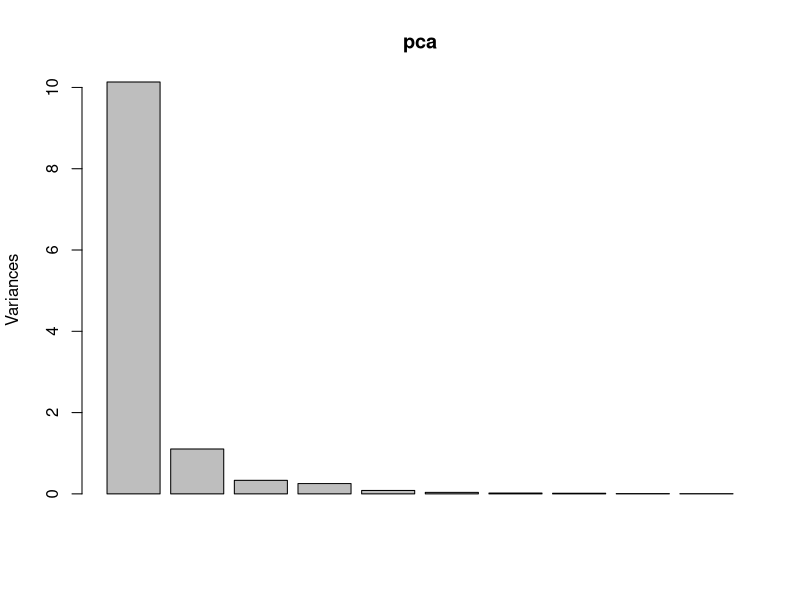
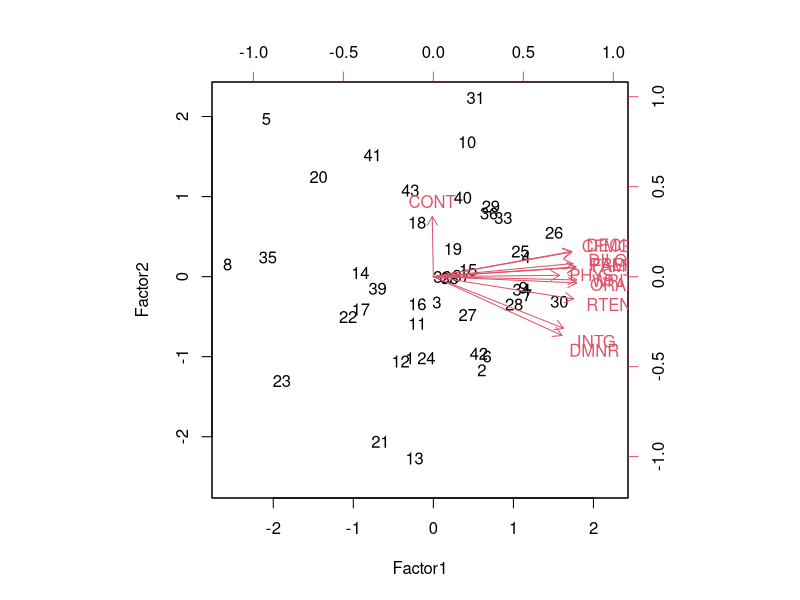
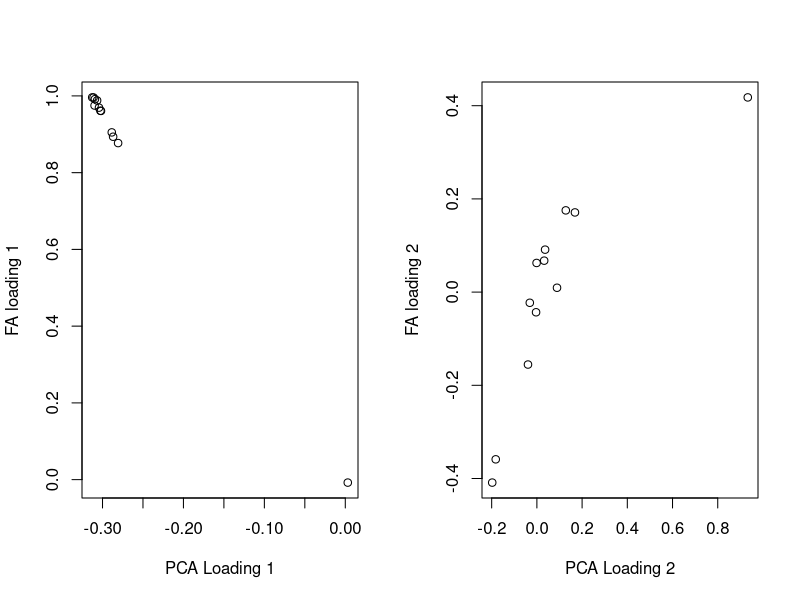
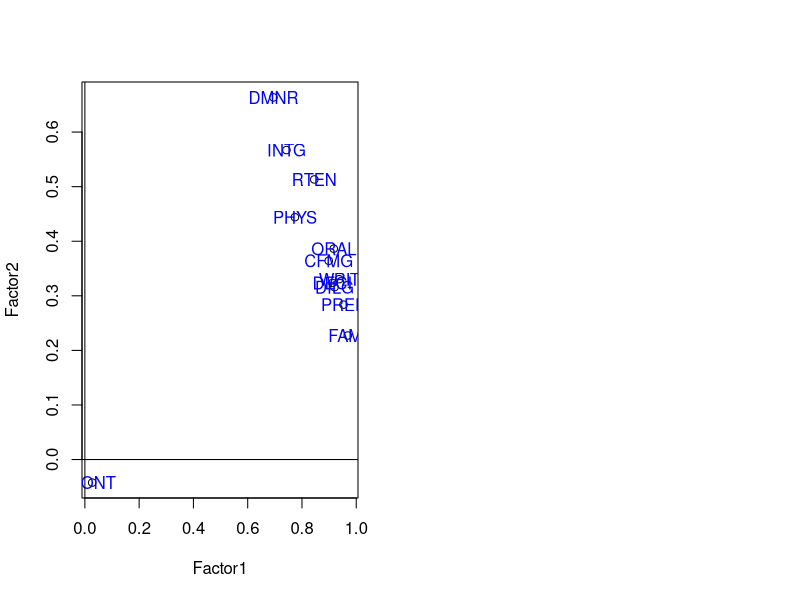

These figures' R source, in order:
## ---- chunk 1
knitr::opts_chunk$set(echo = TRUE)
## ---- chunk 2
# Read in the data
dataset <- read.csv("USJudgeRatings.csv")
## ---- chunk 3
# Standardise the ratings
dataset_std <- data.frame(scale(dataset[,-1]))
## ---- chunk 4
# Perform Pricipal Component Analysis on the standardised dataset
pca <- prcomp(dataset_std)
# Use the scree plot
screeplot(pca)
## ---- chunk 5
# Get the percentage of variance explained by each component
summary(pca)
## ---- chunk 6
pca$rotation[, 1:2]
## ---- chunk 7
# Apply weights to INTG and DMNR
dataset_weighed <- dataset_std
dataset_weighed$INTG <- dataset_std$INTG * 5
dataset_weighed$DMNR <- dataset_std$DMNR * 5

# Run the principal component analysis on the weighed dataset
pca1 <- prcomp(dataset_weighed)
summary(pca1)
pca1$rotation[, 1:3]
## ---- chunk 8
factor3 <- factanal(dataset_std, factors = 3, scores = "regression", 
                    rotation = "none", control=list(nstart=100))
factor3
factor4 <- factanal(dataset_std, factors = 4, scores = "regression", 
                    rotation = "none")
factor4
## ---- chunk 9
biplot(factor3$scores, factor3$loadings)
## ---- chunk 10
factor3$correlation
## ---- chunk 11
# Comparison of factor loadings from FA and PCA
cbind(factor3$loadings[,1:2], pca$rotation[, 1:2])
## ---- chunk 12
#Plots of FA vs PCA Loadings
par(mfrow=c(1,2))
plot(factor3$loadings[,1]~pca$rotation[,1],xlab='PCA Loading 1',ylab='FA loading 1')
plot(factor3$loadings[,2]~pca$rotation[,2],xlab='PCA Loading 2',ylab='FA loading 2')
## ---- chunk 13
factor3$uniquenesses
## ---- chunk 14
factor3_rotate <- factanal(dataset_std, factors = 3, rotation = "varimax", 
                           scores = "regression", control=list(nstart=100))
factor3_rotate

plot(loadings(factor3_rotate))
text(factor3_rotate$loadings[,1], 
     factor3_rotate$loadings[,2],
      colnames(dataset_std),
      col="blue")
abline(h = 0, v = 0)
